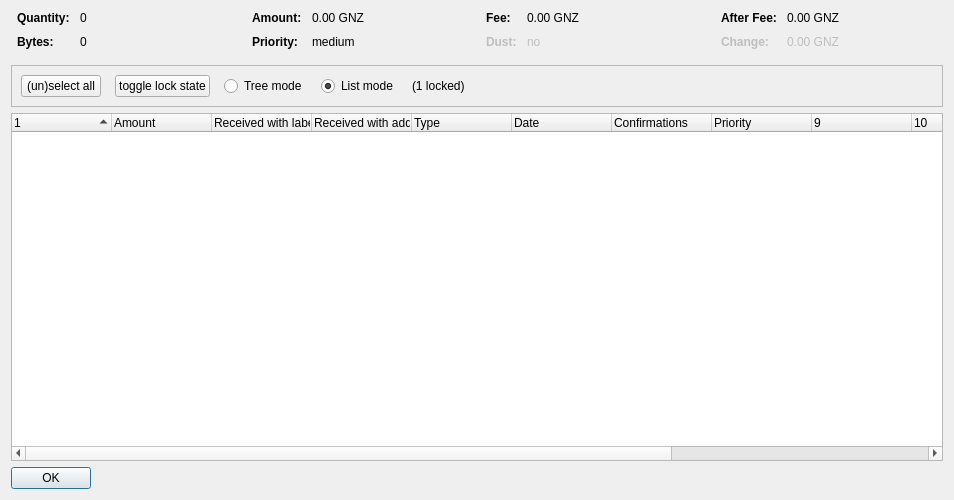
<?xml version="1.0" encoding="UTF-8"?>
<ui version="4.0">
 <class>CoinControlDialog</class>
 <widget class="QDialog" name="CoinControlDialog">
  <property name="geometry">
   <rect>
    <x>0</x>
    <y>0</y>
    <width>954</width>
    <height>500</height>
   </rect>
  </property>
  <property name="windowTitle">
   <string>Coin Selection</string>
  </property>
  <layout class="QVBoxLayout" name="verticalLayout">
   <item>
    <layout class="QHBoxLayout" name="horizontalLayoutTop" stretch="0,0,0,0">
     <property name="topMargin">
      <number>0</number>
     </property>
     <property name="bottomMargin">
      <number>10</number>
     </property>
     <item>
      <layout class="QFormLayout" name="formLayoutCoinControl1">
       <property name="horizontalSpacing">
        <number>10</number>
       </property>
       <property name="verticalSpacing">
        <number>10</number>
       </property>
       <property name="leftMargin">
        <number>6</number>
       </property>
       <property name="rightMargin">
        <number>6</number>
       </property>
       <item row="0" column="0">
        <widget class="QLabel" name="labelCoinControlQuantityText">
         <property name="font">
          <font>
           <weight>75</weight>
           <bold>true</bold>
          </font>
         </property>
         <property name="text">
          <string>Quantity:</string>
         </property>
        </widget>
       </item>
       <item row="0" column="1">
        <widget class="QLabel" name="labelCoinControlQuantity">
         <property name="cursor">
          <cursorShape>IBeamCursor</cursorShape>
         </property>
         <property name="contextMenuPolicy">
          <enum>Qt::ActionsContextMenu</enum>
         </property>
         <property name="text">
          <string notr="true">0</string>
         </property>
         <property name="textInteractionFlags">
          <set>Qt::LinksAccessibleByMouse|Qt::TextSelectableByKeyboard|Qt::TextSelectableByMouse</set>
         </property>
        </widget>
       </item>
       <item row="1" column="0">
        <widget class="QLabel" name="labelCoinControlBytesText">
         <property name="font">
          <font>
           <weight>75</weight>
           <bold>true</bold>
          </font>
         </property>
         <property name="text">
          <string>Bytes:</string>
         </property>
        </widget>
       </item>
       <item row="1" column="1">
        <widget class="QLabel" name="labelCoinControlBytes">
         <property name="cursor">
          <cursorShape>IBeamCursor</cursorShape>
         </property>
         <property name="contextMenuPolicy">
          <enum>Qt::ActionsContextMenu</enum>
         </property>
         <property name="text">
          <string notr="true">0</string>
         </property>
         <property name="textInteractionFlags">
          <set>Qt::LinksAccessibleByMouse|Qt::TextSelectableByKeyboard|Qt::TextSelectableByMouse</set>
         </property>
        </widget>
       </item>
      </layout>
     </item>
     <item>
      <layout class="QFormLayout" name="formLayoutCoinControl2">
       <property name="horizontalSpacing">
        <number>10</number>
       </property>
       <property name="verticalSpacing">
        <number>10</number>
       </property>
       <property name="leftMargin">
        <number>6</number>
       </property>
       <property name="rightMargin">
        <number>6</number>
       </property>
       <item row="0" column="0">
        <widget class="QLabel" name="labelCoinControlAmountText">
         <property name="font">
          <font>
           <weight>75</weight>
           <bold>true</bold>
          </font>
         </property>
         <property name="text">
          <string>Amount:</string>
         </property>
        </widget>
       </item>
       <item row="0" column="1">
        <widget class="QLabel" name="labelCoinControlAmount">
         <property name="cursor">
          <cursorShape>IBeamCursor</cursorShape>
         </property>
         <property name="contextMenuPolicy">
          <enum>Qt::ActionsContextMenu</enum>
         </property>
         <property name="text">
          <string notr="true">0.00 GNZ</string>
         </property>
         <property name="textInteractionFlags">
          <set>Qt::LinksAccessibleByMouse|Qt::TextSelectableByKeyboard|Qt::TextSelectableByMouse</set>
         </property>
        </widget>
       </item>
       <item row="1" column="0">
        <widget class="QLabel" name="labelCoinControlPriorityText">
         <property name="font">
          <font>
           <weight>75</weight>
           <bold>true</bold>
          </font>
         </property>
         <property name="text">
          <string>Priority:</string>
         </property>
        </widget>
       </item>
       <item row="1" column="1">
        <widget class="QLabel" name="labelCoinControlPriority">
         <property name="cursor">
          <cursorShape>IBeamCursor</cursorShape>
         </property>
         <property name="contextMenuPolicy">
          <enum>Qt::ActionsContextMenu</enum>
         </property>
         <property name="text">
          <string>medium</string>
         </property>
         <property name="textInteractionFlags">
          <set>Qt::LinksAccessibleByMouse|Qt::TextSelectableByKeyboard|Qt::TextSelectableByMouse</set>
         </property>
        </widget>
       </item>
      </layout>
     </item>
     <item>
      <layout class="QFormLayout" name="formLayoutCoinControl3">
       <property name="horizontalSpacing">
        <number>10</number>
       </property>
       <property name="verticalSpacing">
        <number>10</number>
       </property>
       <property name="leftMargin">
        <number>6</number>
       </property>
       <property name="rightMargin">
        <number>6</number>
       </property>
       <item row="0" column="0">
        <widget class="QLabel" name="labelCoinControlFeeText">
         <property name="font">
          <font>
           <weight>75</weight>
           <bold>true</bold>
          </font>
         </property>
         <property name="text">
          <string>Fee:</string>
         </property>
        </widget>
       </item>
       <item row="0" column="1">
        <widget class="QLabel" name="labelCoinControlFee">
         <property name="cursor">
          <cursorShape>IBeamCursor</cursorShape>
         </property>
         <property name="contextMenuPolicy">
          <enum>Qt::ActionsContextMenu</enum>
         </property>
         <property name="text">
          <string notr="true">0.00 GNZ</string>
         </property>
         <property name="textInteractionFlags">
          <set>Qt::LinksAccessibleByMouse|Qt::TextSelectableByKeyboard|Qt::TextSelectableByMouse</set>
         </property>
        </widget>
       </item>
       <item row="1" column="0">
        <widget class="QLabel" name="labelCoinControlLowOutputText">
         <property name="enabled">
          <bool>false</bool>
         </property>
         <property name="font">
          <font>
           <weight>75</weight>
           <bold>true</bold>
          </font>
         </property>
         <property name="text">
          <string>Dust:</string>
         </property>
        </widget>
       </item>
       <item row="1" column="1">
        <widget class="QLabel" name="labelCoinControlLowOutput">
         <property name="enabled">
          <bool>false</bool>
         </property>
         <property name="cursor">
          <cursorShape>IBeamCursor</cursorShape>
         </property>
         <property name="contextMenuPolicy">
          <enum>Qt::ActionsContextMenu</enum>
         </property>
         <property name="text">
          <string>no</string>
         </property>
         <property name="textInteractionFlags">
          <set>Qt::LinksAccessibleByMouse|Qt::TextSelectableByKeyboard|Qt::TextSelectableByMouse</set>
         </property>
        </widget>
       </item>
      </layout>
     </item>
     <item>
      <layout class="QFormLayout" name="formLayoutCoinControl4">
       <property name="horizontalSpacing">
        <number>10</number>
       </property>
       <property name="verticalSpacing">
        <number>10</number>
       </property>
       <property name="leftMargin">
        <number>6</number>
       </property>
       <property name="rightMargin">
        <number>6</number>
       </property>
       <item row="0" column="0">
        <widget class="QLabel" name="labelCoinControlAfterFeeText">
         <property name="font">
          <font>
           <weight>75</weight>
           <bold>true</bold>
          </font>
         </property>
         <property name="text">
          <string>After Fee:</string>
         </property>
        </widget>
       </item>
       <item row="0" column="1">
        <widget class="QLabel" name="labelCoinControlAfterFee">
         <property name="cursor">
          <cursorShape>IBeamCursor</cursorShape>
         </property>
         <property name="contextMenuPolicy">
          <enum>Qt::ActionsContextMenu</enum>
         </property>
         <property name="text">
          <string notr="true">0.00 GNZ</string>
         </property>
         <property name="textInteractionFlags">
          <set>Qt::LinksAccessibleByMouse|Qt::TextSelectableByKeyboard|Qt::TextSelectableByMouse</set>
         </property>
        </widget>
       </item>
       <item row="1" column="0">
        <widget class="QLabel" name="labelCoinControlChangeText">
         <property name="enabled">
          <bool>false</bool>
         </property>
         <property name="font">
          <font>
           <weight>75</weight>
           <bold>true</bold>
          </font>
         </property>
         <property name="text">
          <string>Change:</string>
         </property>
        </widget>
       </item>
       <item row="1" column="1">
        <widget class="QLabel" name="labelCoinControlChange">
         <property name="enabled">
          <bool>false</bool>
         </property>
         <property name="cursor">
          <cursorShape>IBeamCursor</cursorShape>
         </property>
         <property name="contextMenuPolicy">
          <enum>Qt::ActionsContextMenu</enum>
         </property>
         <property name="text">
          <string notr="true">0.00 GNZ</string>
         </property>
         <property name="textInteractionFlags">
          <set>Qt::LinksAccessibleByMouse|Qt::TextSelectableByKeyboard|Qt::TextSelectableByMouse</set>
         </property>
        </widget>
       </item>
      </layout>
     </item>
    </layout>
   </item>
   <item>
    <widget class="QFrame" name="frame">
     <property name="minimumSize">
      <size>
       <width>0</width>
       <height>40</height>
      </size>
     </property>
     <property name="frameShape">
      <enum>QFrame::StyledPanel</enum>
     </property>
     <property name="frameShadow">
      <enum>QFrame::Sunken</enum>
     </property>
     <layout class="QHBoxLayout" name="horizontalLayout">
      <item>
       <layout class="QHBoxLayout" name="horizontalLayoutPanel" stretch="0,0,0,0,0,0">
        <property name="spacing">
         <number>14</number>
        </property>
        <item>
         <widget class="QPushButton" name="pushButtonSelectAll">
          <property name="sizePolicy">
           <sizepolicy hsizetype="Maximum" vsizetype="Fixed">
            <horstretch>0</horstretch>
            <verstretch>0</verstretch>
           </sizepolicy>
          </property>
          <property name="text">
           <string>(un)select all</string>
          </property>
          <property name="autoDefault">
           <bool>false</bool>
          </property>
         </widget>
        </item>
        <item>
         <widget class="QPushButton" name="pushButtonToggleLock">
          <property name="sizePolicy">
           <sizepolicy hsizetype="Maximum" vsizetype="Fixed">
            <horstretch>0</horstretch>
            <verstretch>0</verstretch>
           </sizepolicy>
          </property>
          <property name="text">
           <string>toggle lock state</string>
          </property>
          <property name="autoDefault">
           <bool>false</bool>
          </property>
         </widget>
        </item>
        <item>
         <widget class="QRadioButton" name="radioTreeMode">
          <property name="sizePolicy">
           <sizepolicy hsizetype="Maximum" vsizetype="Fixed">
            <horstretch>0</horstretch>
            <verstretch>0</verstretch>
           </sizepolicy>
          </property>
          <property name="text">
           <string>Tree mode</string>
          </property>
         </widget>
        </item>
        <item>
         <widget class="QRadioButton" name="radioListMode">
          <property name="sizePolicy">
           <sizepolicy hsizetype="Maximum" vsizetype="Fixed">
            <horstretch>0</horstretch>
            <verstretch>0</verstretch>
           </sizepolicy>
          </property>
          <property name="text">
           <string>List mode</string>
          </property>
          <property name="checked">
           <bool>true</bool>
          </property>
         </widget>
        </item>
        <item>
         <widget class="QLabel" name="labelLocked">
          <property name="text">
           <string>(1 locked)</string>
          </property>
         </widget>
        </item>
        <item>
         <spacer name="horizontalSpacer">
          <property name="orientation">
           <enum>Qt::Horizontal</enum>
          </property>
          <property name="sizeHint" stdset="0">
           <size>
            <width>40</width>
            <height>20</height>
           </size>
          </property>
         </spacer>
        </item>
       </layout>
      </item>
     </layout>
    </widget>
   </item>
   <item>
    <widget class="CoinControlTreeWidget" name="treeWidget">
     <property name="contextMenuPolicy">
      <enum>Qt::CustomContextMenu</enum>
     </property>
     <property name="sortingEnabled">
      <bool>false</bool>
     </property>
     <property name="columnCount">
      <number>13</number>
     </property>
     <attribute name="headerShowSortIndicator" stdset="0">
      <bool>true</bool>
     </attribute>
     <attribute name="headerStretchLastSection">
      <bool>false</bool>
     </attribute>
     <column>
      <property name="text">
       <string/>
      </property>
     </column>
     <column>
      <property name="text">
       <string>Amount</string>
      </property>
     </column>
     <column>
      <property name="text">
       <string>Received with label</string>
      </property>
     </column>
     <column>
      <property name="text">
       <string>Received with address</string>
      </property>
     </column>
     <column>
      <property name="text">
       <string>Type</string>
      </property>
     </column>
     <column>
      <property name="text">
       <string>Date</string>
      </property>
     </column>
     <column>
      <property name="text">
       <string>Confirmations</string>
      </property>
      <property name="toolTip">
       <string>Confirmed</string>
      </property>
     </column>
     <column>
      <property name="text">
       <string>Priority</string>
      </property>
     </column>
     <column>
      <property name="text">
       <string/>
      </property>
     </column>
     <column>
      <property name="text">
       <string/>
      </property>
     </column>
     <column>
      <property name="text">
       <string/>
      </property>
     </column>
     <column>
      <property name="text">
       <string/>
      </property>
     </column>
     <column>
      <property name="text">
       <string/>
      </property>
     </column>
    </widget>
   </item>
   <item>
    <widget class="QDialogButtonBox" name="buttonBox">
     <property name="sizePolicy">
      <sizepolicy hsizetype="Maximum" vsizetype="Fixed">
       <horstretch>0</horstretch>
       <verstretch>0</verstretch>
      </sizepolicy>
     </property>
     <property name="orientation">
      <enum>Qt::Horizontal</enum>
     </property>
     <property name="standardButtons">
      <set>QDialogButtonBox::Ok</set>
     </property>
    </widget>
   </item>
  </layout>
 </widget>
 <customwidgets>
  <customwidget>
   <class>CoinControlTreeWidget</class>
   <extends>QTreeWidget</extends>
   <header>coincontroltreewidget.h</header>
  </customwidget>
 </customwidgets>
 <resources/>
 <connections/>
</ui>
